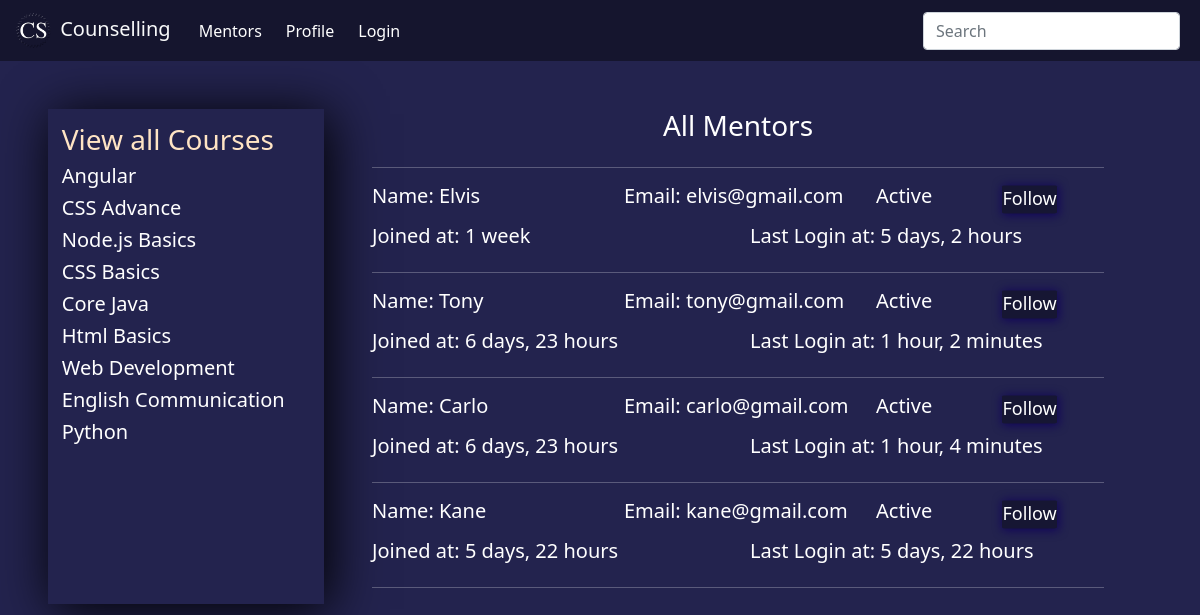
/mentors/, run on the app's committed database.
### base/models.py (models this page shows, shortened)
class course(models.Model):
    user = models.ForeignKey(User, on_delete=models.SET_NULL, null=True)
    course_name = models.CharField(max_length=100)
    course_description = models.TextField(null=True)
    course_isactive = models.BooleanField(default=True)
    course_created = models.DateTimeField(auto_now_add=True)
    course_updated = models.DateTimeField(auto_now=True)
    class Meta:
        ordering = ['-course_updated', '-course_created']

### base/views.py (the view)
# urls.py: path('mentors/', views.mentors, name='mentors'),
def mentors(request):
    courses = course.objects.all()
    mentors = User.objects.filter(is_staff=True, is_superuser=False)
    students = User.objects.filter(groups=2)
    try:
        followers = follower.objects.filter(student=request.user)
        ment = []
        for i in followers:
            ment.append(i.mentor)
        context = {
            "courses":courses,
            "mentors":mentors,
            "students":students,
            "followers":followers,
            "ment":ment,
        }
    except:
        context = {
            "courses":courses,
            "mentors":mentors,
            "students":students,
        }
    return render(request, 'mentors.html', context)

### templates/mentors.html (shortened to what this page needs)
{% extends 'main.html' %}
{% block content %}
<div class="container-dash mt-5 mx-5">
    {% include 'managepage.html' %}
    <div class="dashboard mx-5">
        <h3 class="text-center mb-4">All Mentors</h3>
        <hr>
        {% for user in mentors %}
        {% if request.user.is_superuser %}
        <div class="row mb-2">
            <div class="col">
                <h5>Name: {{user.first_name}}</h5>
            </div>
            <div class="col">
                <h5>Email: {{user.email}}</h5>
            </div>
            <div class="col-2">
                {% if user.is_active == True %}
                <h5>Active</h5>
                {% else %}
                <h5>Inactive</h5>
                {% endif %}
            </div>
            {% if request.user == user or request.user.is_superuser %}
            <div class="col-2">
                <div class="login-inp">
                    <a href="{% url 'edit-user' user.id %}" id="edit-btn">Edit</a>
                </div>
            </div>
            {% else %}
            <div class="col-2">
                {% if followers != None %}
                <form action="{% url 'follow-user' %}" method="POST">
                    {% csrf_token %}
                    <div class="login-inp">
                        <input type="hidden" name="mentor" value="{{user}}" readonly>
                        <input type="hidden" name="value" value="unfollow" readonly>
                        <input type="submit" value="Unfollow">
                    </div>
                    </form>
                {% else %}
                <form action="{% url 'follow-user' %}" method="POST">
                {% csrf_token %}
                <div class="login-inp">
                    <input type="hidden" name="mentor" value="{{user}}" readonly>
                    <input type="hidden" name="value" value="follow" readonly>
                    <input type="submit" value="Follow">
                </div>
                </form>
                {% endif %}
            </div>
            {% endif %}
        </div>
        <div class="row mb-2">
            <div class="col">
                <h5>Joined at: {{user.date_joined|timesince}}</h5>
            </div>
            <div class="col">
                <h5>Last Login at: {{user.last_login|timesince}}</h5>
            </div>
        </div>
        <hr>
        {% elif user.is_active == False %}
        {% else %}
        <div class="row mb-2">
            <div class="col">
                <h5>Name: {{user.first_name}}</h5>
            </div>
            <div class="col">
                <h5>Email: {{user.email}}</h5>
            </div>
            <div class="col-2">
                {% if user.is_active == True %}
                <h5>Active</h5>
                {% else %}
                <h5>Inactive</h5>
                {% endif %}
            </div>
            {% if request.user == user or request.user.is_superuser %}
            <div class="col-2">
                <div class="login-inp">
                    <a href="{% url 'edit-user' user.id %}" id="edit-btn">Edit</a>
                </div>
            </div>
            {% else %}
            <div class="col-2">
                {% if user.username in ment %}
                <form action="{% url 'follow-user' %}" method="POST">
                    {% csrf_token %}
                    <div class="login-inp">
                        <input type="hidden" name="mentor" value="{{user}}" readonly>
                        <input type="hidden" name="value" value="unfollow" readonly>
                        <input type="submit" value="Unfollow">
                    </div>
                    </form>
                {% else %}
                <form action="{% url 'follow-user' %}" method="POST">
                <div class="login-inp">
                    <input type="submit" value="Follow">
                </div>
                </form>
                {% endif %}
            </div>
            {% endif %}
        </div>
        <div class="row mb-2">
            <div class="col">
                <h5>Joined at: {{user.date_joined|timesince}}</h5>
            </div>
            <div class="col">
                <h5>Last Login at: {{user.last_login|timesince}}</h5>
            </div>
        </div>
        <hr>
        {% endif %}
        {% endfor %}
    </div>
  </div>
{% endblock content %}

### templates/managepage.html (shortened to what this page needs)
{% if request.user.is_superuser or request.user.is_staff %}
    <div class="manage">
        <a href="{% url 'course' %}">
        {% if request.user.is_superuser %}
            <h3>Manage Courses ({{courses.count}})</h3>
        {% else %}
            <h3>All Courses</h3>
        {% endif %}
        </a>
        {% for course in courses|slice:":4" %}
        {% if request.user == course.user or request.user.is_superuser %}
        {% if course.course_isactive == True %}
        <h5>{{course.course_name}}</h5>
        {% endif %}
        {% endif %}
        {% endfor %}
        {% if not request.user.is_superuser %}
        {% else %}
        <hr>
        <a href="{% url 'mentors' %}">
        <h3>Manage Mentors ({{mentors.count}})</h3>
        </a>
        {% for mentor in mentors|slice:":4" %}
        <h5>{{mentor.username}}</h5>
        {% endfor %}
        {% endif %}
        <hr>
        <a href="{% url 'students' %}">
        {% if request.user.is_superuser %}
        <h3>Manage Students ({{students.count}})</h3>
        {% else %}
        <h3>Manage Students</h3>
        {% endif %}
        </a>
        {% for student in students|slice:":4" %}
        <h5>{{student.username}}</h5>
        {% endfor %}
    </div>
    {% else %}
    <div class="manage">
        <a href="{% url 'course' %}">
            <h3>View all Courses</h3>
        </a>
        {% for course in courses|slice:":10" %}
        {% if course.course_isactive == True %}
        <h5>{{course.course_name}}</h5>
        {% endif %}
        {% endfor %}
    </div>
{% endif %}

### static/main.css (style rules this page uses)
body { color: white; background-color: rgb(35, 35, 78); }
.login-inp input { margin-top: 2%; font-size: large; box-shadow: 1px 1px 10px 1px rgb(17, 4, 90); transform: translateY(-2%); border: none; margin-right: 1%; border-radius: 4%; padding: 0.5%; background-color: rgb(22, 22, 51); color: white; }
.container-dash { display: grid; grid-template-columns: 1fr 3fr; }

### templates/managepage.html (style rules this page uses)
.manage a { text-decoration: none; color: bisque; }
.manage { max-height: 95vh; padding: 5%; box-shadow: 5px 5px 50px black; }

### data on the page
course: course_name "Angular"
course: course_name "CSS Advance"
course: course_name "Node.js Basics"
course: course_name "CSS Basics"
course: course_name "Core Java"
course: course_name "Html Basics"
course: course_name "Web Development"
course: course_name "English Communication"
course: course_name "Python"

### other printed values
{{ user.first_name }} "Elvis"
{{ user.email }} "elvis@gmail.com"
{{ user.date_joined|timesince }} "1 week"
{{ user.last_login|timesince }} "5 days, 2 hours"
{{ user.first_name }} "Tony"
{{ user.email }} "tony@gmail.com"
{{ user.date_joined|timesince }} "6 days, 23 hours"
{{ user.last_login|timesince }} "1 hour, 2 minutes"
{{ user.first_name }} "Carlo"
{{ user.email }} "carlo@gmail.com"
{{ user.last_login|timesince }} "1 hour, 4 minutes"
{{ user.first_name }} "Kane"
{{ user.email }} "kane@gmail.com"
{{ user.date_joined|timesince }} "5 days, 22 hours"
{{ user.last_login|timesince }} "5 days, 22 hours"
